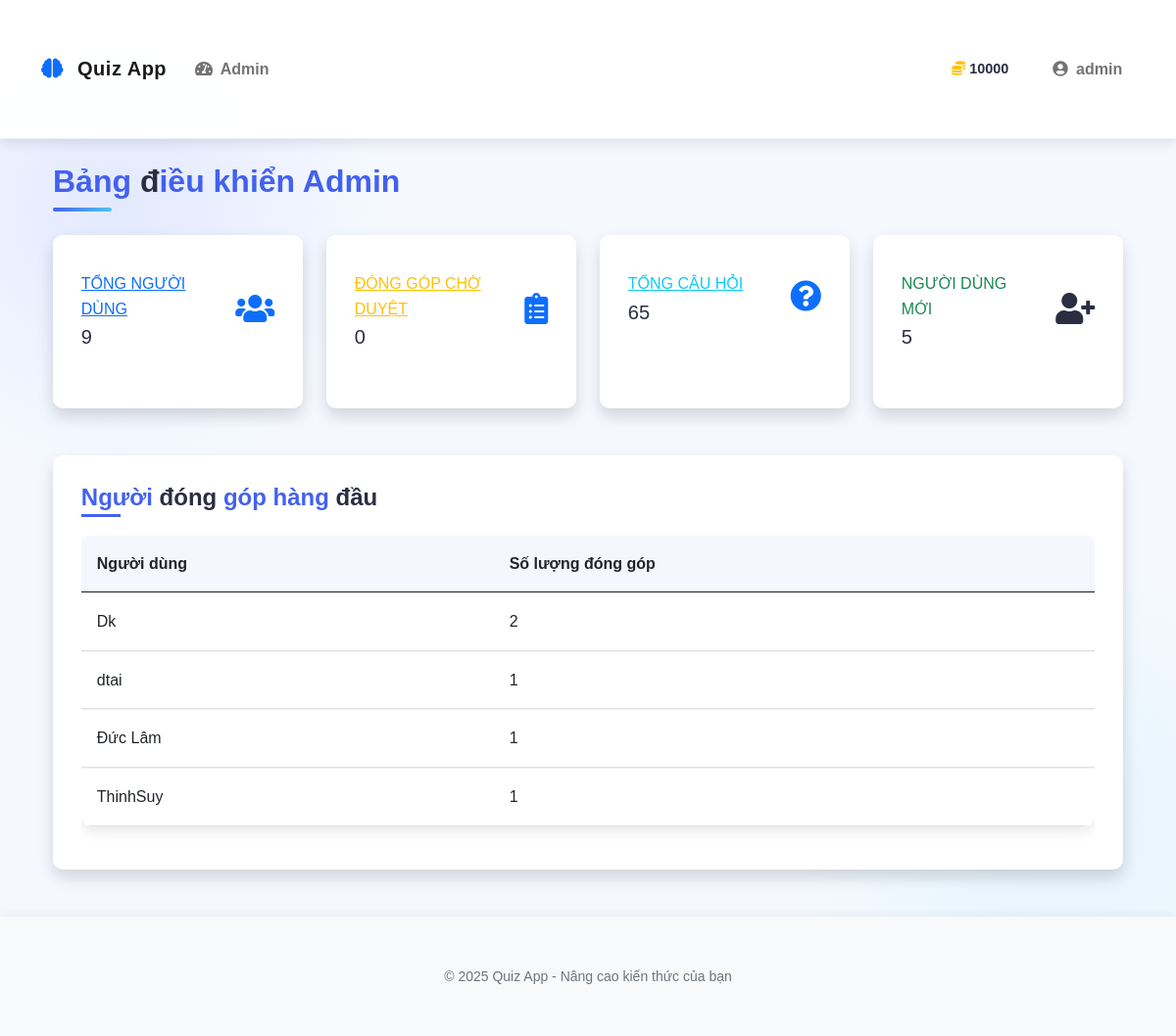
Screenshot of /admin_dashboard (signed in) with the database file from the repository.
### models.py (models this page shows, shortened)
class User(UserMixin, db.Model):
    id = db.Column(db.Integer, primary_key=True)
    username = db.Column(db.String(64), unique=True, nullable=False)
    email = db.Column(db.String(120), unique=True, nullable=False)
    password_hash = db.Column(db.String(256))
    coins = db.Column(db.Integer, default=10)  # New users start with 10 coins
    experience = db.Column(db.Integer, default=0)  # Experience points
    rank = db.Column(db.String(50), default='Newbie')
    is_admin = db.Column(db.Boolean, default=False)
    contributions = db.relationship('Contribution', backref='author', lazy=True)
    inventory_items = db.relationship('InventoryItem', backref='owner', lazy=True)
    achievements = db.relationship('UserAchievement', backref='user', lazy=True)
    daily_quests = db.relationship('UserDailyQuest', backref='user', lazy=True)
    total_questions_answered = db.Column(db.Integer, default=0)
    correct_answers = db.Column(db.Integer, default=0)
    easy_questions_completed = db.Column(db.Integer, default=0)
    medium_questions_completed = db.Column(db.Integer, default=0)
    hard_questions_completed = db.Column(db.Integer, default=0)
    daily_quest_points = db.Column(db.Integer, default=0)
    daily_streak = db.Column(db.Integer, default=0)
    last_daily_login = db.Column(db.Date, nullable=True)

### app.py (the view)
@app.route('/admin_dashboard')
@login_required
def admin_dashboard():
    if not current_user.is_admin:
        abort(403)
    from models import User, Contribution, Question
    total_users = User.query.count()
    new_users_list = User.query.order_by(User.id.desc()).limit(5).all()
    new_users_count = len(new_users_list)
    pending_contributions = Contribution.query.filter_by(approved=False).count()
    total_questions = Question.query.count()
    contributors = db.session.query(Contribution.user_id, db.func.count(Contribution.id)).group_by(Contribution.user_id).order_by(db.func.count(Contribution.id).desc()).limit(5).all()
    top_contributors = []
    for user_id, count in contributors:
        user = User.query.get(user_id)
        if user:
            top_contributors.append((user, count))
    return render_template('admin/dashboard.html',
                          total_users=total_users,
                          new_users=new_users_count,
                          pending_contributions=pending_contributions,
                          total_questions=total_questions,
                          top_contributors=top_contributors,
                          new_users_list=new_users_list)

### app.py (called while the page is built)
@login_manager.user_loader
def load_user(user_id):
    from models import User
    return User.query.get(int(user_id))

### templates/admin/dashboard.html
{% extends "base.html" %}
{% block content %}
<div class="container-fluid">
    <h2 class="mb-4">Bảng điều khiển Admin</h2>
    <div class="row">
        <div class="col-xl-3 col-md-6 mb-4">
            <div class="card border-left-primary shadow h-100 py-2">
                <div class="card-body">
                    <div class="row no-gutters align-items-center">
                        <div class="col mr-2">
                            <div class="text-xs font-weight-bold text-primary text-uppercase mb-1">
                                <a href="{{ url_for('admin_users') }}" class="text-primary">Tổng người dùng</a></div>
                            <div class="h5 mb-0 font-weight-bold text-gray-800">{% if total_users is defined %}{{ total_users }}{% else %}0{% endif %}</div>
                        </div>
                        <div class="col-auto">
                            <a href="{{ url_for('admin_users') }}">
                                <i class="fas fa-users fa-2x text-gray-300"></i>
                            </a>
                        </div>
                    </div>
                </div>
            </div>
        </div>
        <div class="col-xl-3 col-md-6 mb-4">
            <div class="card border-left-warning shadow h-100 py-2">
                <div class="card-body">
                    <div class="row no-gutters align-items-center">
                        <div class="col mr-2">
                            <div class="text-xs font-weight-bold text-warning text-uppercase mb-1">
                                <a href="{{ url_for('admin_contributions') }}" class="text-warning">Đóng góp chờ duyệt</a></div>
                            <div class="h5 mb-0 font-weight-bold text-gray-800">{% if pending_contributions is defined %}{{ pending_contributions }}{% else %}0{% endif %}</div>
                        </div>
                        <div class="col-auto">
                            <a href="{{ url_for('admin_contributions') }}">
                                <i class="fas fa-clipboard-list fa-2x text-gray-300"></i>
                            </a>
                        </div>
                    </div>
                </div>
            </div>
        </div>
        <div class="col-xl-3 col-md-6 mb-4">
            <div class="card border-left-info shadow h-100 py-2">
                <div class="card-body">
                    <div class="row no-gutters align-items-center">
                        <div class="col mr-2">
                            <div class="text-xs font-weight-bold text-info text-uppercase mb-1">
                                <a href="{{ url_for('admin_question_bank') }}" class="text-info">Tổng câu hỏi</a>
                            </div>
                            <div class="h5 mb-0 font-weight-bold text-gray-800">{% if total_questions is defined %}{{ total_questions }}{% else %}0{% endif %}</div>
                        </div>
                        <div class="col-auto">
                            <a href="{{ url_for('admin_question_bank') }}">
                                <i class="fas fa-question-circle fa-2x text-gray-300"></i>
                            </a>
                        </div>
                    </div>
                </div>
            </div>
        </div>
        <div class="col-xl-3 col-md-6 mb-4">
            <div class="card border-left-success shadow h-100 py-2">
                <div class="card-body">
                    <div class="row no-gutters align-items-center">
                        <div class="col mr-2">
                            <div class="text-xs font-weight-bold text-success text-uppercase mb-1">
                                Người dùng mới</div>
                            <div class="h5 mb-0 font-weight-bold text-gray-800">{% if new_users is defined %}{{ new_users }}{% else %}0{% endif %}</div>
                        </div>
                        <div class="col-auto">
                            <i class="fas fa-user-plus fa-2x text-gray-300"></i>
                        </div>
                    </div>
                </div>
            </div>
        </div>
    </div>
    <div class="col-md-12 mt-4">
        <div class="card shadow">
            <div class="card-body">
                <h4 class="card-title">Người đóng góp hàng đầu</h4>
                <div class="table-responsive">
                    <table class="table table-hover">
                        <thead>
                            <tr>
                                <th>Người dùng</th>
                                <th>Số lượng đóng góp</th>
                            </tr>
                        </thead>
                        <tbody>
                            {% for user, contributions in top_contributors %}
                            <tr>
                                <td>{{ user.username }}</td>
                                <td>{{ contributions }}</td>
                            </tr>
                            {% endfor %}
                        </tbody>
                    </table>
                </div>
            </div>
        </div>
    </div>
</div>
{% endblock %}

### templates/base.html (shortened to what this page needs)
<!DOCTYPE html>
<html lang="en">
<head>
    <link href="https://cdn.jsdelivr.net/npm/bootstrap@5.0.2/dist/css/bootstrap.min.css" rel="stylesheet">
    <link rel="stylesheet" href="https://cdnjs.cloudflare.com/ajax/libs/font-awesome/5.15.3/css/all.min.css">
    <link href="https://unpkg.com/aos@2.3.1/dist/aos.css" rel="stylesheet">
    <link rel="stylesheet" href="{{ url_for('static', filename='css/style.css') }}">
    <link rel="stylesheet" href="{{ url_for('static', filename='css/rank_frames.css') }}">
    <link rel="stylesheet" href="{{ url_for('static', filename='css/customization.css') }}">
    <link rel="stylesheet" href="{{ url_for('static', filename='css/achievements.css') }}">
    <link rel="stylesheet" href="{{ url_for('static', filename='css/quests.css') }}">
    <link rel="stylesheet" href="{{ url_for('static', filename='css/quiz.css') }}">
</head>
<body>
    <nav class="navbar navbar-expand-lg navbar-light sticky-top">
        <div class="container">
            <a class="navbar-brand" href="{{ url_for('homepage') }}">
                <i class="fas fa-brain text-primary me-2"></i> Quiz App
            </a>
            <div class="collapse navbar-collapse" id="navbarNav">
                <ul class="navbar-nav me-auto">
                    {% if current_user.is_authenticated %}
                        {% if current_user.is_admin %}
                            <li class="nav-item">
                                <a class="nav-link" href="{{ url_for('admin_dashboard') }}">
                                    <i class="fas fa-tachometer-alt me-1"></i> Admin
                                </a>
                            </li>
                        {% endif %}
                    {% endif %}
                </ul>
                {% if current_user.is_authenticated %}
                <div class="user-stats d-flex align-items-center me-3">
                    <div class="stat-item d-flex align-items-center me-3">
                        <i class="fas fa-coins text-warning me-1"></i>
                        <span class="fw-bold">{{ current_user.coins }}</span>
                    </div>
                </div>
                <ul class="navbar-nav">
                    <li class="nav-item dropdown">
                        <a class="nav-link dropdown-toggle" href="#" id="userDropdown" role="button" data-bs-toggle="dropdown" aria-expanded="false">
                            <i class="fas fa-user-circle me-1"></i> {{ current_user.username }}
                        </a>
                    </li>
                </ul>
                {% endif %}
            </div>
        </div>
    </nav>
    <div class="container py-4">
        {% block content %}{% endblock %}
    </div>
    <footer class="footer mt-auto py-3 bg-light">
        <div class="container text-center">
            <div class="row">
                <div class="col-md-12">
                    <p class="mb-0 text-muted">
                        <small>© 2025 Quiz App - Nâng cao kiến thức của bạn</small>
                    </p>
                </div>
            </div>
        </div>
    </footer>
</body>
</html>

### static/css/style.css (style rules this page uses)
body { font-family: 'Roboto', sans-serif; color: var(--text-color); background-color: #f5f9ff; background-image: radial-gradient(circle at 10% 20%, rgba(67, 97, 238, 0.1) 0%, transparent 20%), radial-gradient(circle at 90% 80%, rgba(76, 201, 240, 0.1) 0%, transparent 20%); line-height: 1.6; }
.container { padding-top: 2rem; padding-bottom: 2rem; }
.card { border: none; border-radius: var(--border-radius); box-shadow: var(--box-shadow); transition: all 0.4s ease; margin-bottom: 1.5rem; background-color: white; overflow: hidden; position: relative; }
.card::before { content: ''; position: absolute; top: 0; left: 0; width: 100%; height: 4px; background: var(--gradient-bg); opacity: 0; transition: opacity 0.3s ease; }
.card-body { padding: 1.8rem; }
.card-title { font-weight: 700; margin-bottom: 1rem; color: var(--dark-color); position: relative; display: inline-block; }
.card-title::after { content: ''; position: absolute; bottom: -5px; left: 0; width: 40px; height: 3px; background: var(--primary-color); transition: width 0.3s ease; }
.table { border-collapse: separate; border-spacing: 0; width: 100%; border-radius: var(--border-radius); overflow: hidden; box-shadow: var(--box-shadow); }
.table th { background-color: #f8f9fa; font-weight: 600; padding: 1rem; text-align: left; }
.table td { padding: 1rem; vertical-align: middle; border-top: 1px solid #f0f0f0; }
.navbar { box-shadow: 0 4px 15px rgba(0, 0, 0, 0.08); background: rgba(255, 255, 255, 0.95); backdrop-filter: blur(10px); -webkit-backdrop-filter: blur(10px); border-bottom: 1px solid rgba(67, 97, 238, 0.1); }
.navbar-brand { font-weight: 800; color: var(--primary-color); letter-spacing: 0.5px; transition: all 0.3s ease; }
.nav-link { font-weight: 600; color: var(--dark-color); position: relative; padding: 0.6rem 1.2rem; margin: 0 0.3rem; transition: all 0.3s ease; border-radius: 8px; }
.nav-link::after { content: ''; position: absolute; bottom: 5px; left: 50%; width: 0; height: 2px; background: var(--primary-color); transition: all 0.3s; transform: translateX(-50%); opacity: 0; }
:root { --accent-color: #f72585; --info-color: #4895ef; --warning-color: #f8961e; --danger-color: #f94144; --soft-blue: #e8f0fe; --text-secondary: #6c757d; }
body { font-family: 'Nunito', sans-serif; min-height: 100vh; line-height: 1.6; }
.navbar { box-shadow: 0 4px 12px rgba(0, 0, 0, 0.1); padding: 1rem 0; }
.card { overflow: hidden; margin-bottom: 1.5rem; }
.card-title { color: var(--primary-color); font-weight: 700; margin-bottom: 1rem; }
.footer { background-color: white; box-shadow: 0 -2px 10px rgba(0, 0, 0, 0.05); padding: 1.5rem 0; margin-top: 3rem; }
.footer .text-muted { color: var(--text-secondary) !important; font-weight: 500; }
.table { border-collapse: separate; border-spacing: 0; width: 100%; }
.table th { background-color: rgba(67, 97, 238, 0.05); font-weight: 600; color: var(--text-primary); padding: 1rem; }
.table td { padding: 1rem; vertical-align: middle; }
.user-stats { font-size: 0.9rem; }
.stat-item { display: flex; align-items: center; }

### static/css/quiz.css (style rules this page uses)
body { transition: background-image 0.5s ease; background-size: cover; background-position: center; background-attachment: fixed; }

### rows the page displays
User: coins "10000", username "admin"
User: username "Dk", contributions "2"
User: username "dtai", contributions "1"
User: username "Đức Lâm", contributions "1"
User: username "ThinhSuy", contributions "1"

### other values shown
{{ total_users }} "9"
{{ pending_contributions }} "0"
{{ total_questions }} "65"
{{ new_users }} "5"
